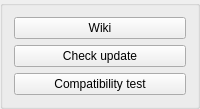
            <widget class="QGroupBox" name="groupBox_other">
             <property name="sizePolicy">
              <sizepolicy hsizetype="Preferred" vsizetype="Preferred">
               <horstretch>0</horstretch>
               <verstretch>0</verstretch>
              </sizepolicy>
             </property>
             <property name="maximumSize">
              <size>
               <width>250</width>
               <height>16777215</height>
              </size>
             </property>
             <property name="title">
              <string/>
             </property>
             <layout class="QGridLayout" name="gridLayout_12">
              <item row="5" column="0" colspan="2">
               <widget class="QPushButton" name="pushButton_compatibilityTest">
                <property name="toolTip">
                 <string>Run a compatibility test to see which engines your computer is compatible with.</string>
                </property>
                <property name="text">
                 <string>Compatibility test</string>
                </property>
               </widget>
              </item>
              <item row="3" column="0" colspan="2">
               <widget class="QPushButton" name="pushButton_CheckUpdate">
                <property name="font">
                 <font>
                  <pointsize>9</pointsize>
                  <underline>false</underline>
                 </font>
                </property>
                <property name="text">
                 <string>Check update</string>
                </property>
               </widget>
              </item>
              <item row="0" column="0" colspan="2">
               <widget class="QPushButton" name="pushButton_wiki">
                <property name="text">
                 <string>Wiki</string>
                </property>
               </widget>
              </item>
             </layout>
            </widget>
